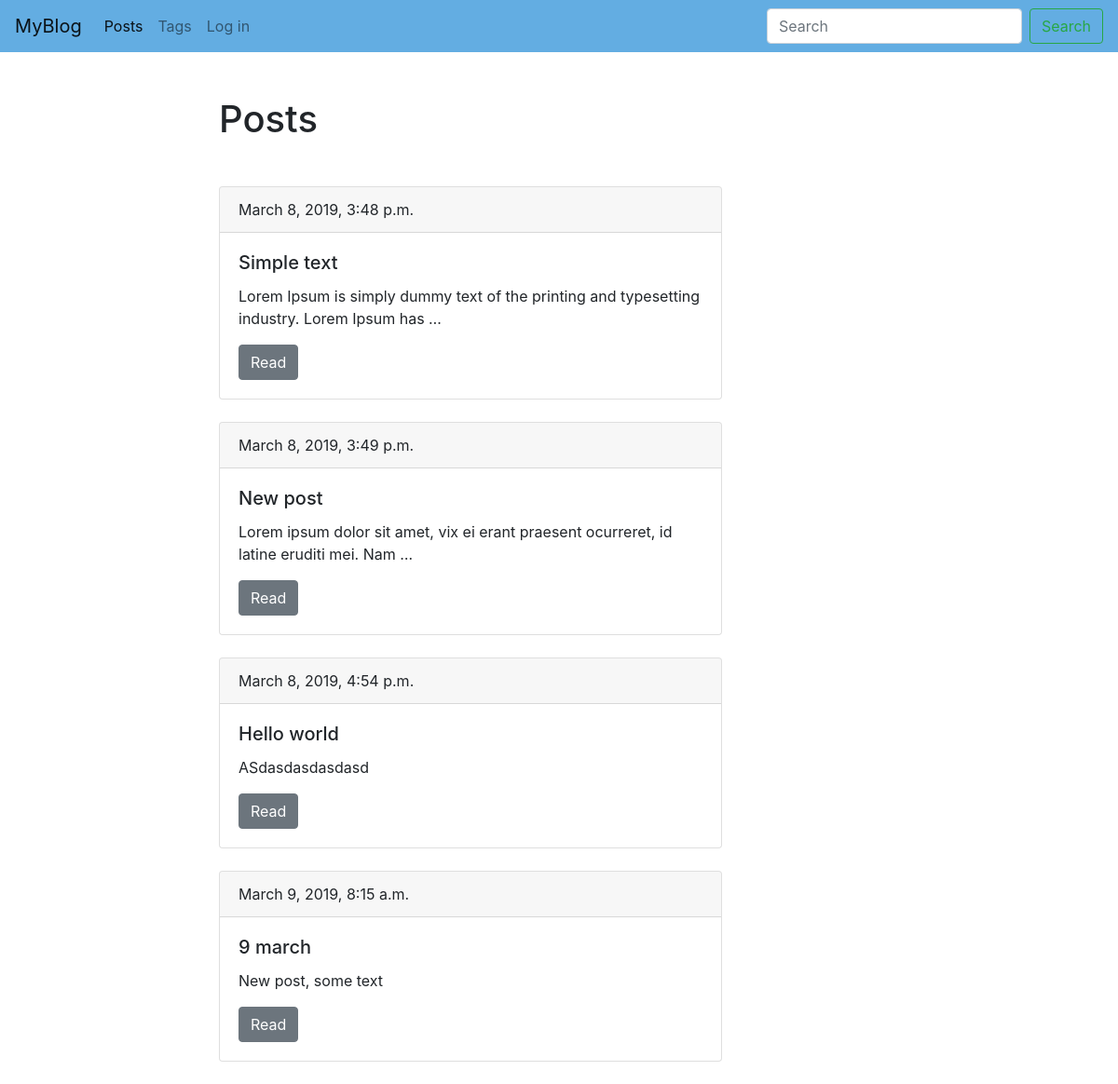
Screenshot of /blog/ with the database file from the repository.
### blog/models.py (models this page shows, shortened)
class Post(models.Model):
    title = models.CharField(max_length=150, db_index=True)
    slug = models.SlugField(max_length=150, unique=True,blank=True)
    body = models.TextField(blank=True, db_index=True)
    date_pub = models.DateTimeField(auto_now_add=True)
    tags = models.ManyToManyField('Tag', blank=True, related_name='posts')
    def get_absolute_url(self):
        return reverse('post_detail_url', kwargs={'slug': self.slug})

### blog/views.py (the view)
# urls.py: path('', posts_list, name='post_list_url'),
def posts_list(request):
    posts = Post.objects.all()
    return(render(request, 'blog/index.html', context={'posts': posts}))

### blog/templates/blog/index.html (shortened to what this page needs)
{% extends 'blog/base_blog.html'%}
{% block content %}
  <h1 class="mb-5">Posts</h1>
    {% for post in posts %}
    <div class="card mb-4">
      <div class="card-header">
        {{post.date_pub}}
      </div>
      <div class="card-body">
        <h5 class="card-title">{{post.title}}</h5>
        <p class="card-text">{{post.body | truncatewords:15}}</p>
        <a href="{{ post.get_absolute_url }}" class="btn btn-secondary">Read</a>
      </div>
    </div>
    {% endfor %}
{% endblock %}

### rows the page displays
Post: date_pub "March 8, 2019, 3:48 p.m.", title "Simple text", body "Lorem Ipsum is simply dummy text of the printing and typesetting industry. Lorem Ipsum has …"
Post: date_pub "March 8, 2019, 3:49 p.m.", title "New post", body "Lorem ipsum dolor sit amet, vix ei erant praesent ocurreret, id latine eruditi mei. Nam …"
Post: date_pub "March 8, 2019, 4:54 p.m.", title "Hello world", body "ASdasdasdasdasd"
Post: date_pub "March 9, 2019, 8:15 a.m.", title "9 march", body "New post, some text"
